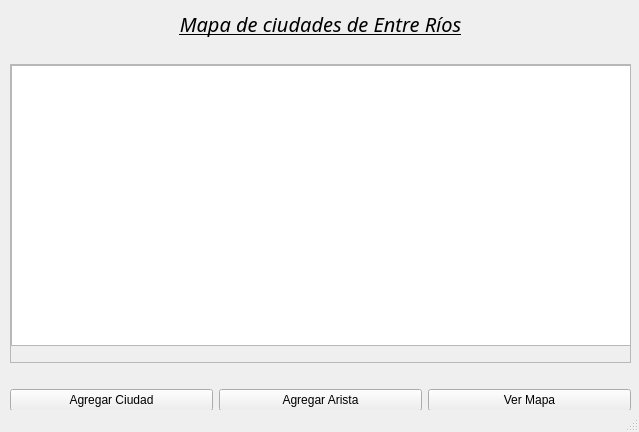
<?xml version="1.0" encoding="UTF-8"?>
<ui version="4.0">
 <class>MainWindow</class>
 <widget class="QMainWindow" name="MainWindow">
  <property name="geometry">
   <rect>
    <x>0</x>
    <y>0</y>
    <width>639</width>
    <height>432</height>
   </rect>
  </property>
  <property name="minimumSize">
   <size>
    <width>639</width>
    <height>432</height>
   </size>
  </property>
  <property name="maximumSize">
   <size>
    <width>639</width>
    <height>432</height>
   </size>
  </property>
  <property name="windowTitle">
   <string>Menu Principal</string>
  </property>
  <widget class="QWidget" name="centralwidget">
   <widget class="QWidget" name="layoutWidget">
    <property name="geometry">
     <rect>
      <x>10</x>
      <y>10</y>
      <width>621</width>
      <height>401</height>
     </rect>
    </property>
    <layout class="QVBoxLayout" name="verticalLayout">
     <item>
      <widget class="QLabel" name="lblTitulo">
       <property name="font">
        <font>
         <family>Perpetua Titling MT</family>
         <pointsize>15</pointsize>
         <italic>true</italic>
         <underline>true</underline>
        </font>
       </property>
       <property name="text">
        <string>Mapa de ciudades de Entre Ríos</string>
       </property>
       <property name="alignment">
        <set>Qt::AlignCenter</set>
       </property>
      </widget>
     </item>
     <item>
      <spacer name="verticalSpacer">
       <property name="orientation">
        <enum>Qt::Vertical</enum>
       </property>
       <property name="sizeType">
        <enum>QSizePolicy::Fixed</enum>
       </property>
       <property name="sizeHint" stdset="0">
        <size>
         <width>20</width>
         <height>20</height>
        </size>
       </property>
      </spacer>
     </item>
     <item>
      <widget class="QScrollArea" name="scrollArea">
       <property name="widgetResizable">
        <bool>true</bool>
       </property>
       <widget class="QWidget" name="scrollAreaWidgetContents">
        <property name="geometry">
         <rect>
          <x>0</x>
          <y>0</y>
          <width>617</width>
          <height>284</height>
         </rect>
        </property>
        <widget class="QListWidget" name="Lista">
         <property name="geometry">
          <rect>
           <x>0</x>
           <y>0</y>
           <width>621</width>
           <height>281</height>
          </rect>
         </property>
        </widget>
       </widget>
      </widget>
     </item>
     <item>
      <spacer name="verticalSpacer_2">
       <property name="orientation">
        <enum>Qt::Vertical</enum>
       </property>
       <property name="sizeType">
        <enum>QSizePolicy::Fixed</enum>
       </property>
       <property name="sizeHint" stdset="0">
        <size>
         <width>20</width>
         <height>20</height>
        </size>
       </property>
      </spacer>
     </item>
     <item>
      <layout class="QHBoxLayout" name="horizontalLayout">
       <item>
        <widget class="QPushButton" name="BAgVert">
         <property name="text">
          <string>Agregar Ciudad</string>
         </property>
        </widget>
       </item>
       <item>
        <widget class="QPushButton" name="BAgArista">
         <property name="text">
          <string>Agregar Arista</string>
         </property>
        </widget>
       </item>
       <item>
        <widget class="QPushButton" name="BVerMapa">
         <property name="text">
          <string>Ver Mapa</string>
         </property>
        </widget>
       </item>
      </layout>
     </item>
    </layout>
   </widget>
  </widget>
  <widget class="QStatusBar" name="statusbar"/>
 </widget>
 <resources/>
 <connections/>
</ui>
